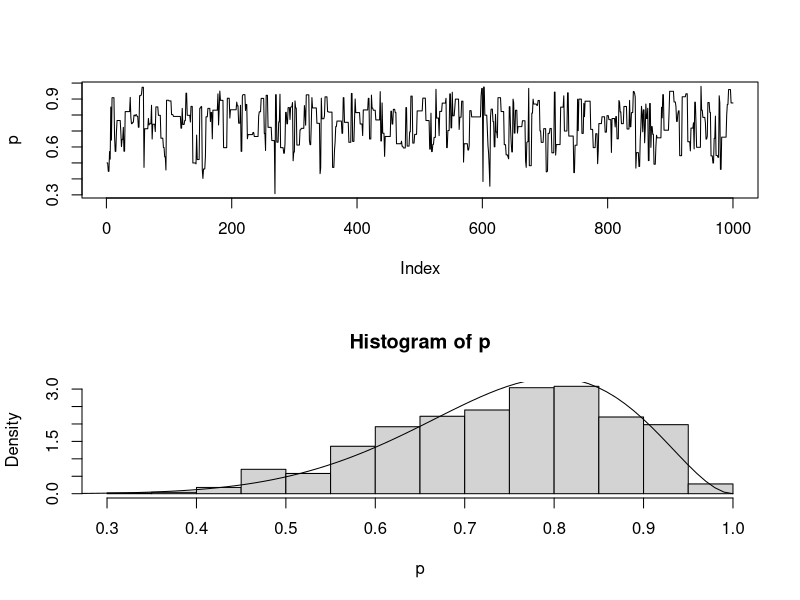
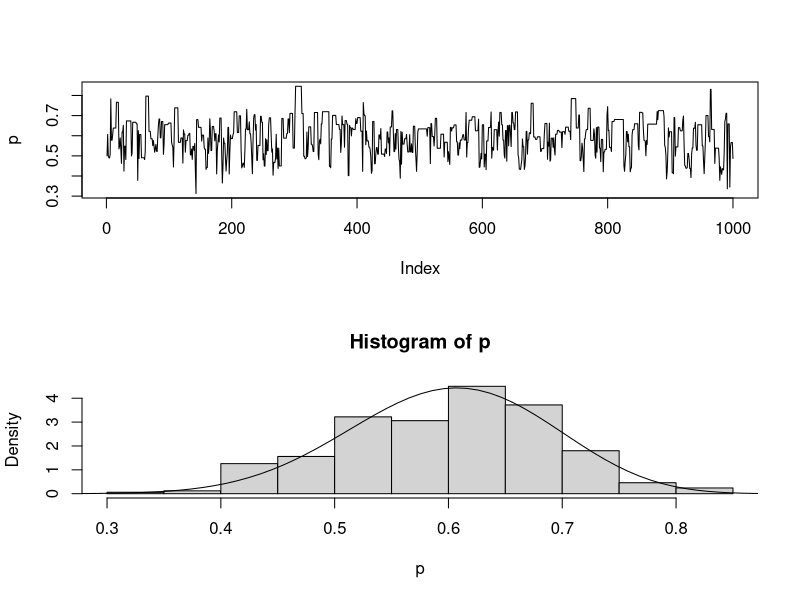
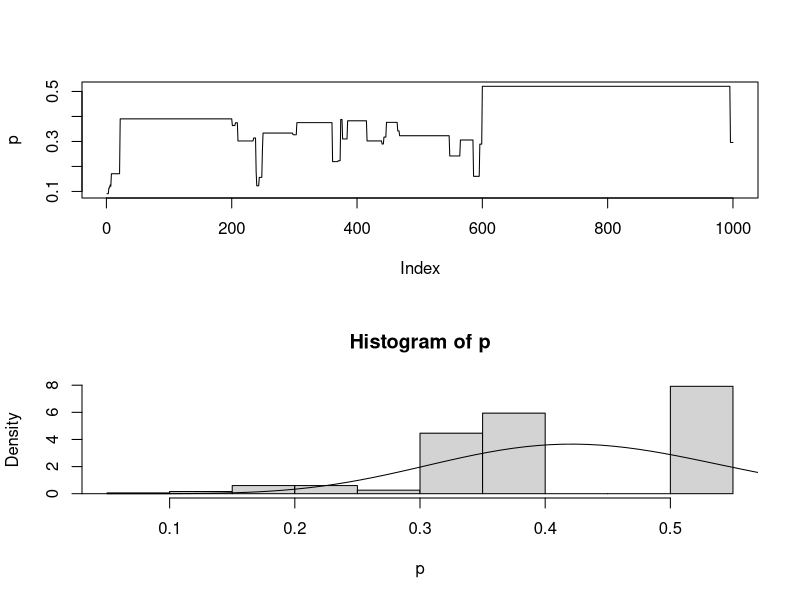
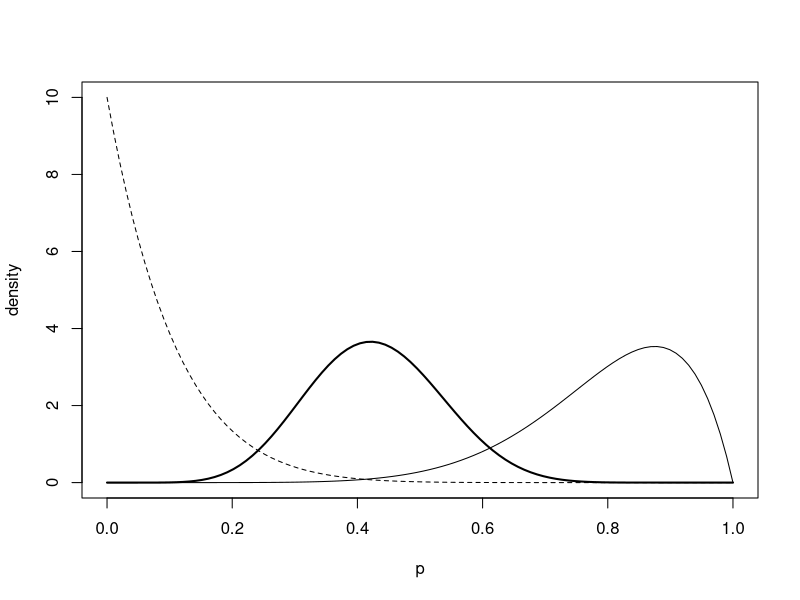
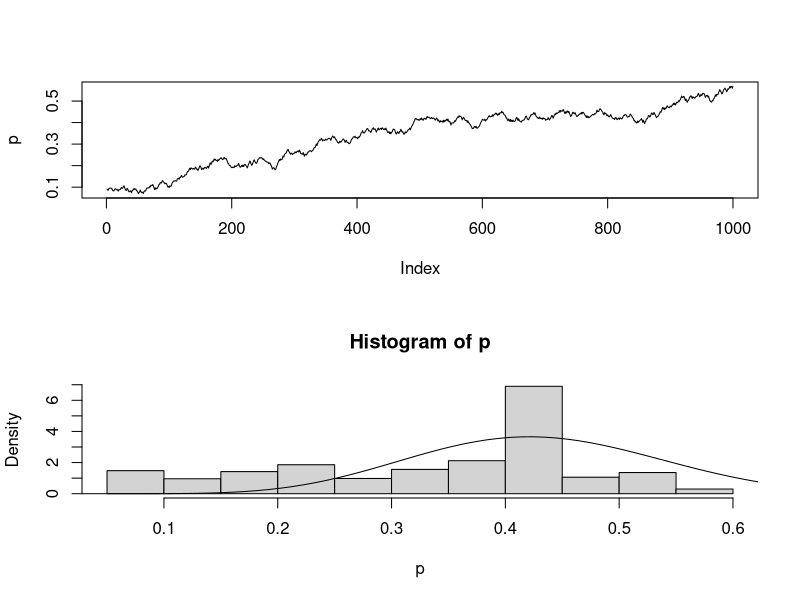
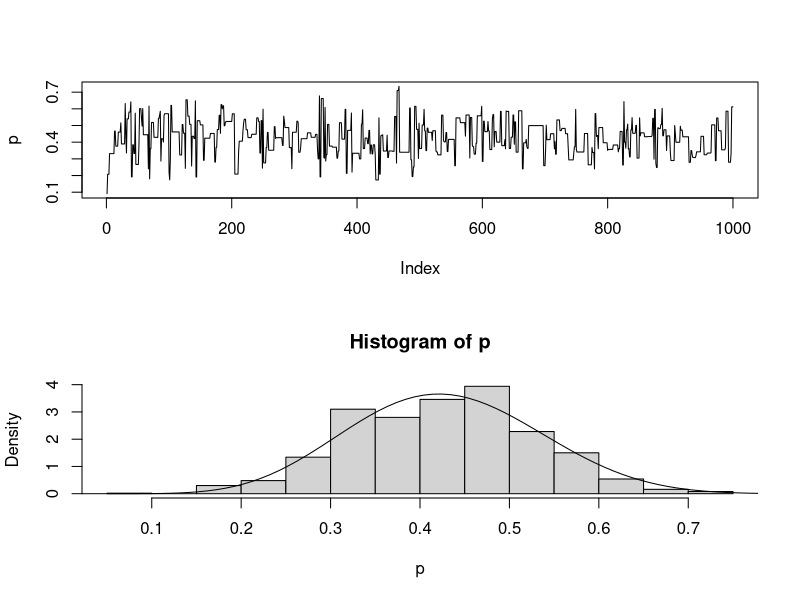
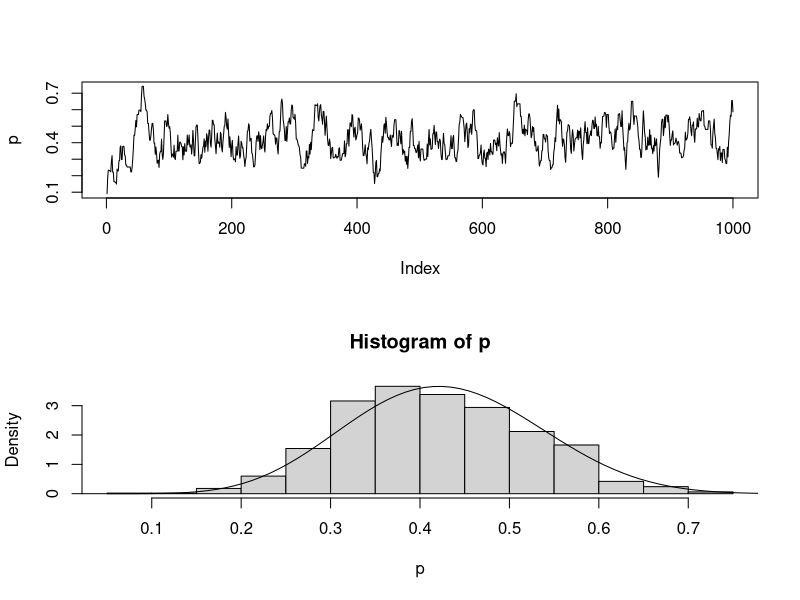
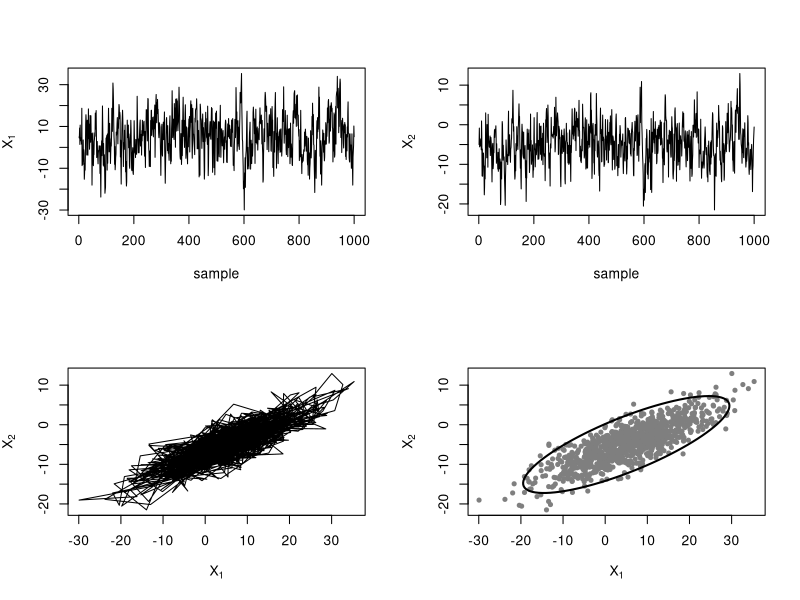

R code for these plots, in order:
# [ MA 589: MCMC demo ]

# [ p ~ Beta(a, b) and X | p ~ Bin(n, p) ]
x <- 8; n <- 10 # #heads, #flips

comparebeta <- function (f, x, n, a, b, ...) {
  p <- f(x, n, a, b, ...)
  op <- par(mfrow = c(2, 1))
  plot(p, type = "l")
  hist(p, freq = FALSE)
  t <- seq(0, 1, length = 100)
  lines(t, dbeta(t, x + a, n - x + b))
  par(op)
}

# Independent chain sampler
mhcoin <- function (x, n, a, b, ns = 1000) {
  p <- numeric(ns)
  p[1] <- a / (a + b)  # prior mean
  for (i in 2:ns) {
    pc <- rbeta(1, a, b) # candidate
    logR <- x * log(pc) + (n - x) * log(1 - pc) -
      (x * log(p[i - 1]) + (n - x) * log(1 - p[i - 1]))
    if (logR > 0 || log(runif(1)) < logR) # accept?
      p[i] <- pc
    else # reject
      p[i] <- p[i - 1]
  }
  p
}

a <-  1; b <-  1; comparebeta(mhcoin, x, n, a, b) # ok
a <- 10; b <- 10; comparebeta(mhcoin, x, n, a, b) # reasonably ok
a <-  1; b <- 10; comparebeta(mhcoin, x, n, a, b) # gets stuck: prior far from lhood

# prior far from lhood: visualization
t <- seq(0, 1, length = 100)
plot(t, dbeta(t, a, b), type = "l", lty = 2,
     xlab = "p", ylab = "density") # prior
lines(t, dbeta(t, x, n - x)) # normalized likelihood
lines(t, dbeta(t, a + x, n - x + b), lwd = 2) # posterior

# Random walk sampler
rwcoin <- function (x, n, a, b, s = .01, ns = 1000) {
  p <- numeric(ns)
  p[1] <- a / (a + b)
  for (i in 2:ns) {
    pc <- p[i - 1] + runif(1, -s, s) # candidate
    if (pc < 0 || pc > 1) { # out of bounds?
      p[i] <- p[i - 1] # reject
      next
    }
    logR <- dbeta(pc, a + x, b + n - x, log = TRUE) -
      dbeta(p[i - 1], a + x, b + n - x, log = TRUE)
    if (logR > 0 || log(runif(1)) < logR) # accept?
      p[i] <- pc
    else
      p[i] <- p[i - 1]
  }
  p
}

comparebeta(rwcoin, x, n, a, b, .01) # random step is too small: slow drift
comparebeta(rwcoin, x, n, a, b, .50) # large step: gets stuck once in a while
comparebeta(rwcoin, x, n, a, b, .10) # "just right"



# [ X ~ N(mu, sigma) ]
mu <- c(5, -5)
sigma <- matrix(c(100, 40, 40, 25), nrow = 2)

# plot (x - mu)' * sigma^(-1) * (x - mu) = qchisq(alpha, 2)
ellipse <- function (mu, sigma, alpha = .95, ns = 100) {
  p <- matrix(nrow = 2, ncol = ns) # points
  t <- seq(0, 2 * pi, length = ns) # param (angle)
  e <- eigen(sigma)
  s <- sqrt(e$values * qchisq(alpha, 2))
  # scale
  p[1,] <- s[1] * cos(t)
  p[2,] <- s[2] * sin(t)
  e$vectors %*% p + mu
}

comparegaussian <- function (f, mu, sigma, ...) {
  x <- f(mu, sigma, ...)
  op <- par(mfrow = c(2, 2))
  plot(x[,1], type = "l", xlab = "sample", ylab = expression(X[1]))
  plot(x[,2], type = "l", xlab = "sample", ylab = expression(X[2]))
  plot(x[,1], x[,2], type = "l",
       xlab = expression(X[1]), ylab = expression(X[2]))
  plot(x[,1], x[,2],
       xlab = expression(X[1]), ylab = expression(X[2]),
       pch = 20, col = "gray50")
  p <- ellipse(mu, sigma)
  lines(p[1,], p[2,], lwd=2)
  par(op)
}


# Gibbs sampler
gibbsgaussian <- function (mu, sigma, ns = 1000) {
  x <- matrix(nrow = ns, ncol = 2)
  x[1,] <- mu
  for (i in 2:ns) {
    # x1 | x2
    m <- mu[1] + sigma[1, 2] / sigma[2, 2] * (x[i - 1, 2] - mu[2])
    s <- sqrt(sigma[1, 1] - sigma[1, 2] ^ 2 / sigma[2, 2])
    x[i, 1] <- rnorm(1, m, s)
    # x2 | x1
    m <- mu[2] + sigma[1, 2] / sigma[1, 1] * (x[i, 1] - mu[1])
    s <- sqrt(sigma[2, 2] - sigma[1, 2] ^ 2 / sigma[1, 1])
    x[i, 2] <- rnorm(1, m, s)
  }
  x
}

# Random walk
rwgaussian <- function (mu, sigma, srw = 1, ns = 1000) {
  C <- chol(sigma)
  x <- matrix(nrow = ns, ncol = 2)
  x[1,] <- mu
  for (i in 2:ns) {
    xc <- rnorm(2, x[i - 1,], srw) # xc ~ N(x[i-1,], srw^2 * I2)
    logR <- -.5 * crossprod(backsolve(C, xc - mu, transpose = TRUE)) +
      .5 * crossprod(backsolve(C, x[i - 1,] - mu, transpose = TRUE))
    if (logR > 0 || log(runif(1)) < logR) # accept?
      x[i,] <- xc
    else # reject
      x[i,] <- x[i - 1,]
  }
  x
}

comparegaussian(gibbsgaussian, mu, sigma) # nice mixing
comparegaussian(rwgaussian, mu, sigma, 1) # slow mixing
comparegaussian(rwgaussian, mu, sigma, 10) # large step: gets stuck occasionally
comparegaussian(rwgaussian, mu, sigma, 5) # ok
